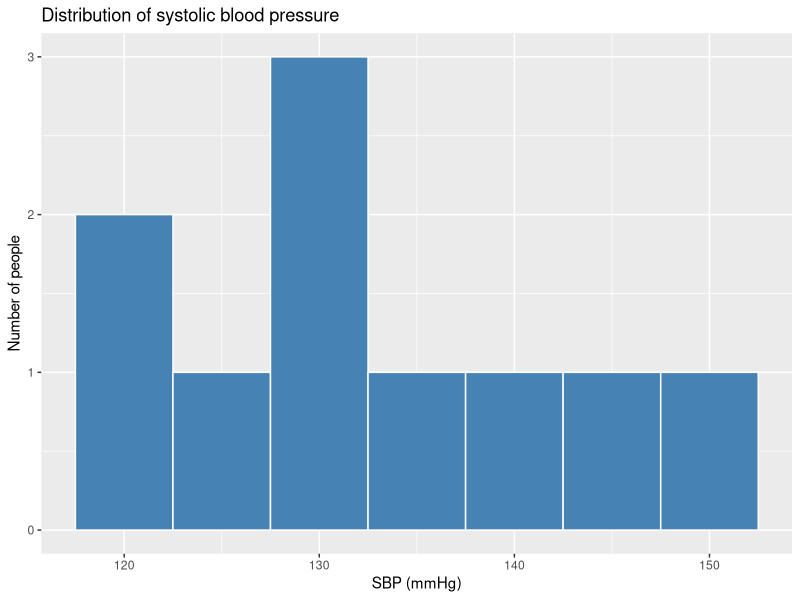
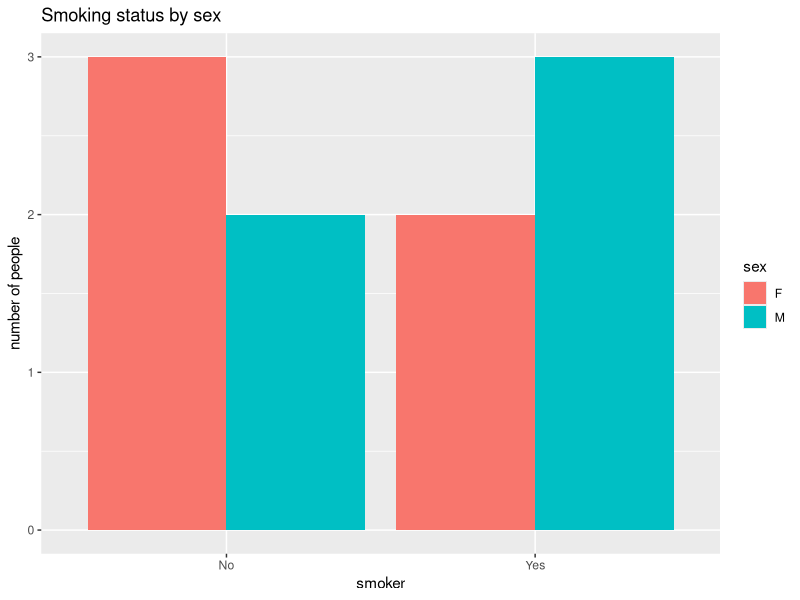
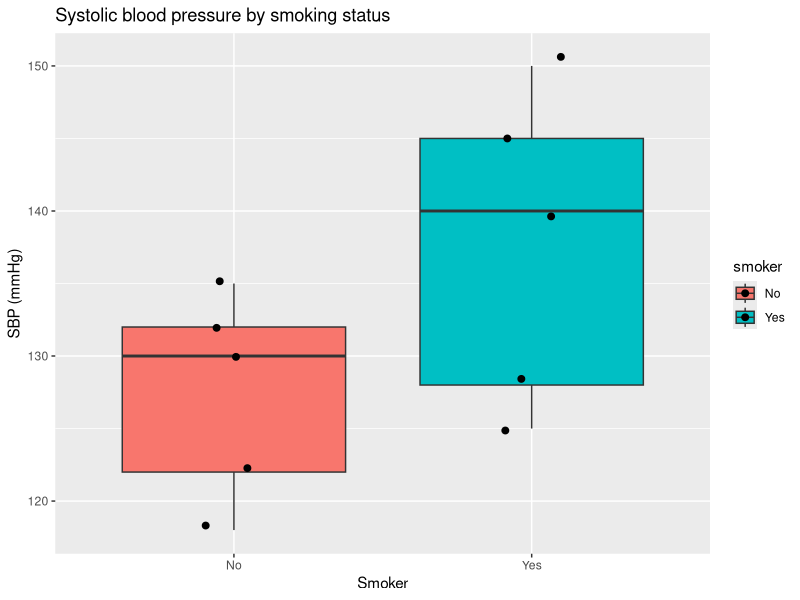
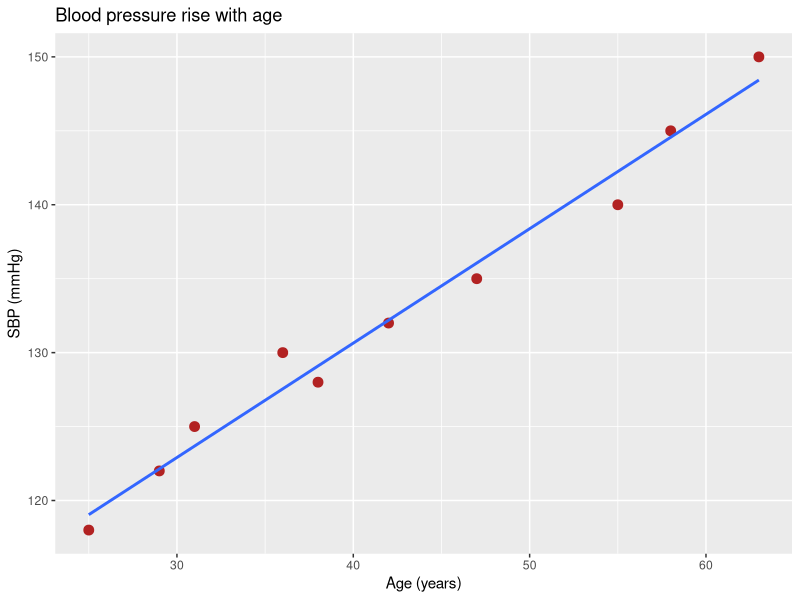

Write the R code that produced these figures, in order.
# install packages if not yet done
# install.packages("tidyverse")
library(tidyverse)

# 8.1 define practice dataset
bp <- tibble(
  id     = 1:10,
  age    = c(25, 31, 42, 55, 38, 63, 29, 47, 58, 36),
  sex    = c("F", "M", "F", "M", "F", "M", "F", "M", "F", "M"),
  smoker = c("No", "Yes", "No", "Yes", "Yes", "Yes", "No", "No", "Yes", "No"),
  sbp    = c(118, 125, 132, 140, 128, 150, 122, 135, 145, 130)
)
bp

# 8.2 histogram 
ggplot(bp, aes(x = sbp)) +
  geom_histogram(
    binwidth = 5, 
    fill = "steelblue", 
    color = "white"
    ) + 
  labs(title = "Distribution of systolic blood pressure", 
       x = "SBP (mmHg)", 
       y = "Number of people"
       )

# 8.3 bar chart 
ggplot(bp, aes(x = smoker, fill = sex)) + 
  geom_bar(
    position = "dodge",
    ) +
  labs(
    title = "Smoking status by sex", 
    x = "smoker", 
    y = "number of people"
    )

# 8.4 box plot
ggplot(bp, aes(x = smoker, y = sbp, fill = smoker)) +
  geom_boxplot(
    show.legend = TRUE
  ) + 
  geom_jitter(
    width = 0.1, size = 2
  ) +
  labs(
    x = "Smoker",
    y = "SBP (mmHg)",
    title = "Systolic blood pressure by smoking status"
  )

# 8.5 Scatter plot 
ggplot(
  bp, 
  aes(x=age, y=sbp)
  ) + 
  geom_point(
    size = 3, 
    colour = "firebrick",
  ) + 
  geom_smooth(
    method = "lm",
    se = FALSE
  ) + 
  labs(
    title = "Blood pressure rise with age",
    x = "Age (years)",
    y = "SBP (mmHg)"
  )
